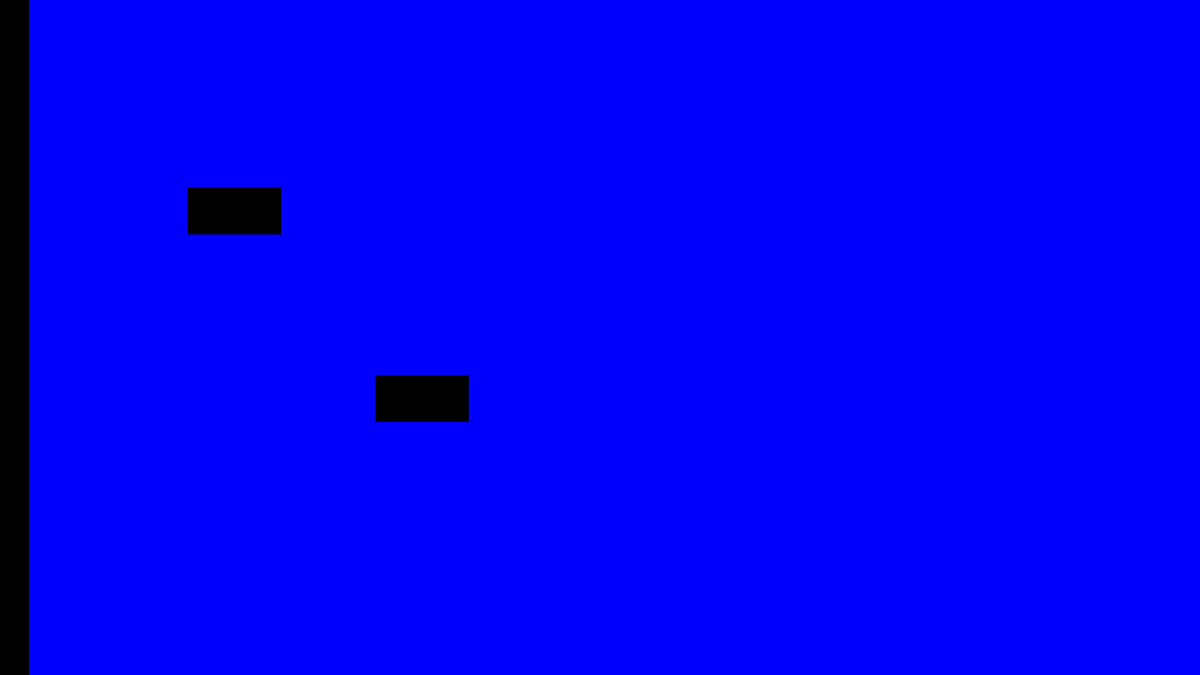
Frame 1 (no input)
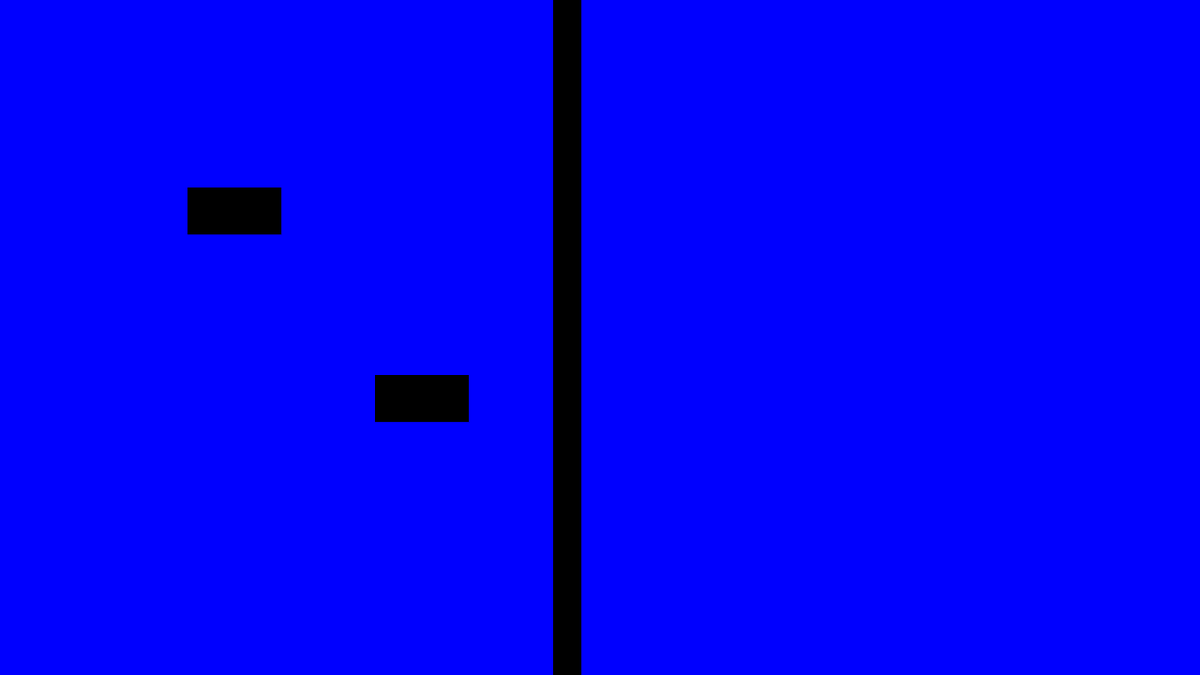
Frame 60 (the mouse pressed at the canvas centre just before this capture)
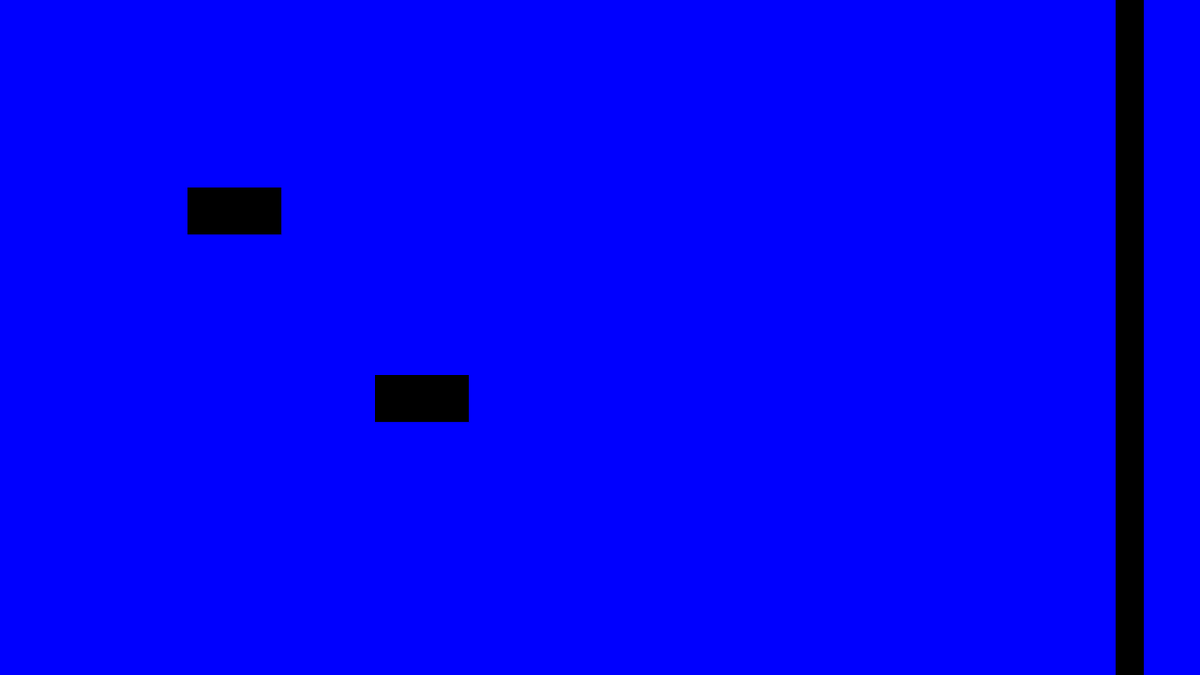
Frame 120 (the mouse held since frame 60 and released just before this capture)

The Processing sketch that drew these frames (run headless with seeded random() and noise(); from frame 60 on, the mouse is pressed at the canvas centre):

// Processing sketch: lineThing
// ── lineThing.pde
int lineX = 0;
int lineSpeed = 10;
int lineWidth = 30;


void setup() {
  size(1280,720);
}

void draw() {
  if (mouseIsToTheRightOf(lineX)) {
    background(255,0,0);
  } else {
    background(0,0,255);
  }
  drawline();
  drawRect(400,400,100,50);
  drawRect(200,200,100,50);
}

void drawRect(int x, int y, int w, int h) {
  strokeWeight(0);
  if (mouseIsInside(x,y,w,h)) {
    fill(rgb(),rgb(),rgb());
  } else {
   fill(0); 
  }
  rect(x,y,w,h);
}

void drawline() {
  if (mouseIsInside(lineX,0,lineWidth,height)) {
    fill(rgb(),rgb(),rgb());
  } else {
   fill(0); 
  }
  rect(lineX,0,lineWidth,height);
  lineX = lineX + lineSpeed;
  
  if ((lineX >= width) || (lineX <= 0)) {
    lineSpeed = lineSpeed   * -1;
  }
}

boolean mouseIsToTheRightOf(int x) {
 if (mouseX > x) {
   return true;
 }
 return false;
}

boolean mouseIsInside(int x, int y, int w, int h) {
  return (mouseX > x && mouseX < x + w && mouseY > y && mouseY < y + h);
}

int rgb() {
  return int(random(255));
}
